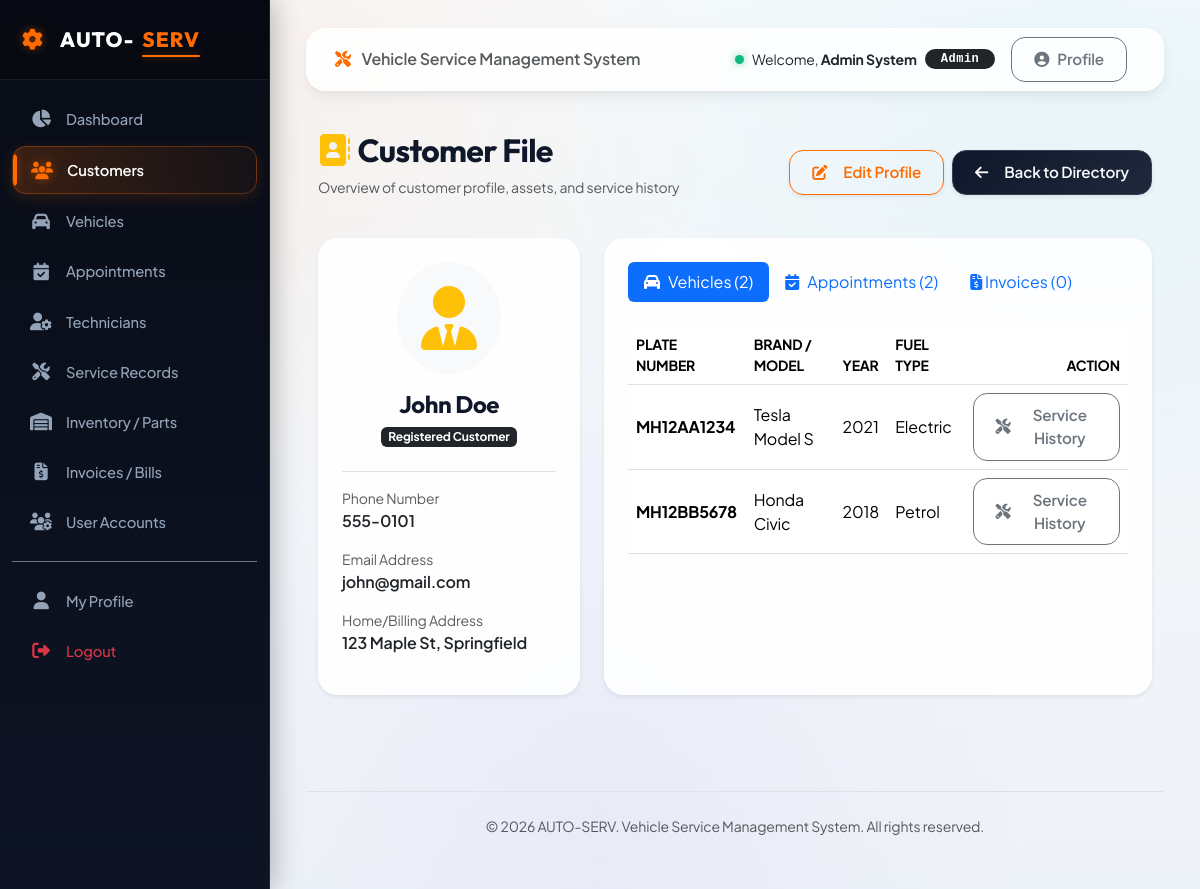
/customers/5/ (signed in), run on the app's committed database.
### accounts/models.py (models this page shows, shortened)
class User(AbstractUser):
    ROLE_CHOICES = (
        ('admin', 'Admin'),
        ('customer', 'Customer'),
        ('technician', 'Technician'),
        ('service_advisor', 'Service Advisor'),
    )
    role = models.CharField(max_length=20, choices=ROLE_CHOICES, default='customer')
    phone = models.CharField(max_length=15, blank=True, null=True)
    address = models.TextField(blank=True, null=True)

### customers/models.py (models this page shows, shortened)
class Customer(models.Model):
    user = models.OneToOneField(settings.AUTH_USER_MODEL, on_delete=models.CASCADE, null=True, blank=True, related_name='customer')
    customer_name = models.CharField(max_length=100)
    phone = models.CharField(max_length=15)
    email = models.EmailField()
    address = models.TextField()

### vehicles/models.py (models this page shows, shortened)
class Vehicle(models.Model):
    FUEL_CHOICES = (
        ('petrol', 'Petrol'),
        ('diesel', 'Diesel'),
        ('electric', 'Electric'),
        ('hybrid', 'Hybrid'),
        ('cng', 'CNG'),
    )
    customer = models.ForeignKey(Customer, on_delete=models.CASCADE, related_name='vehicles')
    vehicle_number = models.CharField(max_length=20, unique=True)
    brand = models.CharField(max_length=50)
    model = models.CharField(max_length=50)
    year = models.PositiveIntegerField()
    fuel_type = models.CharField(max_length=20, choices=FUEL_CHOICES, default='petrol')

### accounts/decorators.py (the view)
        def _wrapped_view(request, *args, **kwargs):
            if request.user.is_authenticated:
                allowed_roles = list(roles)
                if 'admin' in allowed_roles and 'service_advisor' not in allowed_roles:
                    allowed_roles.append('service_advisor')
                if request.user.role in allowed_roles or request.user.is_superuser:
                    return view_func(request, *args, **kwargs)
            raise PermissionDenied

### customers/views.py (called while the page is built)
@login_required
@role_required('admin')
def customer_detail(request, pk):
    customer = get_object_or_404(Customer, pk=pk)
    vehicles = Vehicle.objects.filter(customer=customer)
    appointments = Appointment.objects.filter(customer=customer).order_by('-appointment_date')
    invoices = Invoice.objects.filter(service_record__vehicle__customer=customer).order_by('-invoice_date')
    return render(request, 'customers/customer_detail.html', {
        'customer': customer,
        'vehicles': vehicles,
        'appointments': appointments,
        'invoices': invoices
    })

### templates/customers/customer_detail.html (shortened to what this page needs)
{% extends 'base.html' %}
{% block content %}
<div class="d-flex justify-content-between align-items-center mb-4">
    <div>
        <h2 class="fw-bold"><i class="fa-solid fa-address-book text-warning me-2"></i>Customer File</h2>
        <p class="text-muted small">Overview of customer profile, assets, and service history</p>
    </div>
    <div class="d-flex gap-2">
        <a href="{% url 'customers:customer_update' customer.pk %}" class="btn btn-outline-primary shadow-sm">
            <i class="fa-solid fa-pen-to-square me-2"></i>Edit Profile
        </a>
        <a href="{% url 'customers:customer_list' %}" class="btn btn-secondary shadow-sm">
            <i class="fa-solid fa-arrow-left me-2"></i>Back to Directory
        </a>
    </div>
</div>
<div class="row">
    <div class="col-lg-4 mb-4">
        <div class="card border-0 shadow-sm p-4 h-100">
            <div class="text-center mb-4">
                <div class="bg-light rounded-circle p-4 d-inline-flex mb-3">
                    <i class="fa-solid fa-user-tie fa-4x text-warning"></i>
                </div>
                <h4 class="fw-bold mb-1">{{ customer.customer_name }}</h4>
                <span class="badge bg-dark">Registered Customer</span>
            </div>
            <div class="border-top pt-3">
                <div class="mb-3">
                    <label class="text-muted small d-block">Phone Number</label>
                    <span class="fw-semibold">{{ customer.phone }}</span>
                </div>
                <div class="mb-3">
                    <label class="text-muted small d-block">Email Address</label>
                    <span class="fw-semibold">{{ customer.email }}</span>
                </div>
                <div class="mb-3">
                    <label class="text-muted small d-block">Home/Billing Address</label>
                    <span class="fw-semibold">{{ customer.address }}</span>
                </div>
            </div>
        </div>
    </div>
    <div class="col-lg-8 mb-4">
        <div class="card border-0 shadow-sm p-4 h-100">
            <ul class="nav nav-pills mb-4" id="pills-tab" role="tablist">
                <li class="nav-item" role="presentation">
                    <button class="nav-link active" id="pills-vehicles-tab" data-bs-toggle="pill" data-bs-target="#pills-vehicles" type="button" role="tab" aria-controls="pills-vehicles" aria-selected="true">
                        <i class="fa-solid fa-car me-2"></i>Vehicles ({{ vehicles.count }})
                    </button>
                </li>
                <li class="nav-item" role="presentation">
                    <button class="nav-link" id="pills-appointments-tab" data-bs-toggle="pill" data-bs-target="#pills-appointments" type="button" role="tab" aria-controls="pills-appointments" aria-selected="false">
                        <i class="fa-solid fa-calendar-check me-2"></i>Appointments ({{ appointments.count }})
                    </button>
                </li>
                <li class="nav-item" role="presentation">
                    <button class="nav-link" id="pills-invoices-tab" data-bs-toggle="pill" data-bs-target="#pills-invoices" type="button" role="tab" aria-controls="pills-invoices" aria-selected="false">
                        <i class="fa-solid fa-file-invoice-dollar"></i> Invoices ({{ invoices.count }})
                    </button>
                </li>
            </ul>
            <div class="tab-content" id="pills-tabContent">
                <div class="tab-pane fade show active" id="pills-vehicles" role="tabpanel" aria-labelledby="pills-vehicles-tab">
                    <div class="table-responsive">
                        <table class="table align-middle">
                            <thead>
                                <tr class="text-muted small text-uppercase">
                                    <th>Plate Number</th>
                                    <th>Brand / Model</th>
                                    <th>Year</th>
                                    <th>Fuel Type</th>
                                    <th class="text-end">Action</th>
                                </tr>
                            </thead>
                            <tbody>
                                {% for vehicle in vehicles %}
                                <tr>
                                    <td class="fw-bold">{{ vehicle.vehicle_number }}</td>
                                    <td>{{ vehicle.brand }} {{ vehicle.model }}</td>
                                    <td>{{ vehicle.year }}</td>
                                    <td class="text-capitalize">{{ vehicle.fuel_type }}</td>
                                    <td class="text-end">
                                        <a href="{% url 'vehicles:vehicle_detail' vehicle.pk %}" class="btn btn-sm btn-outline-secondary">
                                            <i class="fa-solid fa-screwdriver-wrench me-1"></i>Service History
                                        </a>
                                    </td>
                                </tr>
                                {% empty %}
                                <tr>
                                    <td colspan="5" class="text-center py-4 text-muted">No vehicles registered.</td>
                                </tr>
                                {% endfor %}
                            </tbody>
                        </table>
                    </div>
                </div>
            </div>
        </div>
    </div>
</div>
{% endblock %}

### templates/navbar.html (shortened to what this page needs)
<nav class="navbar navbar-expand-lg main-navbar py-2 px-3 mb-3 no-print">
    <div class="container-fluid">
        {% if not user.is_authenticated %}
        <a class="navbar-brand text-dark fw-bold d-flex align-items-center" href="/">
            <i class="fa-solid fa-gear me-2 brand-gear fs-4"></i>AUTO-<span style="color:var(--primary-color);">SERV</span>
        </a>
        {% else %}
        <span class="navbar-brand text-muted fs-6 d-none d-md-inline fw-semibold">
            <i class="fa-solid fa-screwdriver-wrench me-2" style="color:var(--primary-color);"></i> Vehicle Service Management System
        </span>
        {% endif %}
        <div class="ms-auto d-flex align-items-center">
            {% if user.is_authenticated %}
            <div class="text-dark me-3 d-none d-sm-flex align-items-center">
                <span class="status-dot dot-active me-2"></span>
                <span class="small me-2">Welcome, <strong class="text-dark">{{ user.first_name|default:user.username }} {{ user.last_name }}</strong></span>
                <span class="badge bg-dark rounded-pill px-3 py-1 font-monospace" style="letter-spacing: 0.5px;">{{ user.get_role_display }}</span>
            </div>
            <a href="{% url 'accounts:profile' %}" class="btn btn-sm btn-outline-secondary me-2">
                <i class="fa-solid fa-user-circle"></i> Profile
            </a>
            {% endif %}
        </div>
    </div>
</nav>

### static/css/style.css (style rules this page uses)
:root { --primary-color: #ff6b00; --primary-hover: #ea580c; --primary-dark: #c2410c; --primary-light: #fff7ed; --primary-glow: rgba(255, 107, 0, 0.45); --secondary-color: #0b0f19; --sidebar-bg: #090d16; --sidebar-hover: #161f33; --sidebar-active: #1e293b; --sidebar-border: rgba(255, 255, 255, 0.08); --cyan-accent: #06b6d4; --cyan-glow: rgba(6, 182, 212, 0.4); --purple-accent: #8b5cf6; --emerald-accent: #10b981; --amber-accent: #f59e0b; --danger-accent: #ef4444; --bg-base: #f1f5f9; --bg-surface: #ffffff; --card-bg: #ffffff; --card-hover-bg: #ffffff; --card-border: rgba(226, 232, 240, 0.85); --text-primary: #0f172a; --text-secondary: #475569; --text-muted: #64748b; --text-light: #f8fafc; --radius-sm: 8px; --radius-md: 14px; --radius-lg: 20px; --radius-xl: 26px; --radius-full: 9999px; --transition-fast: all 0.2s cubic-bezier(0.4, 0, 0.2, 1); --transition: all 0.35s cubic-bezier(0.16, 1, 0.3, 1); --transition-bounce: all 0.45s cubic-bezier(0.34, 1.56, 0.64, 1); --shadow-sm: 0 2px 4px rgba(15, 23, 42, 0.04), 0 1px 2px rgba(15, 23, 42, 0.06); --shadow-md: 0 6px 16px -2px rgba(15, 23, 42, 0.08), 0 3px 6px -2px rgba(15, 23, 42, 0.04); --shadow-lg: 0 18px 30px -4px rgba(15, 23, 42, 0.1), 0 8px 12px -4px rgba(15, 23, 42, 0.06); --shadow-xl: 0 25px 50px -12px rgba(15, 23, 42, 0.2); --shadow-glow: 0 0 25px var(--primary-glow); --shadow-cyan-glow: 0 0 25px var(--cyan-glow); }
* { box-sizing: border-box; }
body { font-family: 'Plus Jakarta Sans', sans-serif; background-color: var(--bg-base); background-image: radial-gradient(at 10% 10%, rgba(255, 107, 0, 0.07) 0px, transparent 40%), radial-gradient(at 90% 15%, rgba(6, 182, 212, 0.06) 0px, transparent 40%), radial-gradient(at 50% 90%, rgba(139, 92, 246, 0.05) 0px, transparent 50%), linear-gradient(180deg, #f8fafc 0%, #edf2f7 100%); background-attachment: fixed; color: var(--text-primary); min-height: 100vh; overflow-x: hidden; letter-spacing: -0.01em; }
h1, h2, h3, h4, h5, h6, .brand-title, .nav-brand { font-family: 'Outfit', sans-serif; font-weight: 700; letter-spacing: -0.02em; color: var(--text-primary); }
.main-navbar { background: rgba(255, 255, 255, 0.85); backdrop-filter: blur(14px); -webkit-backdrop-filter: blur(14px); border: 1px solid rgba(255, 255, 255, 0.6); border-radius: var(--radius-lg) !important; box-shadow: var(--shadow-md); transition: var(--transition); }
.card { border-radius: var(--radius-lg); border: 1px solid var(--card-border); background: rgba(255, 255, 255, 0.9); backdrop-filter: blur(10px); transition: var(--transition); }
.btn { border-radius: var(--radius-md); padding: 10px 22px; font-weight: 600; font-size: 0.95rem; display: inline-flex; align-items: center; justify-content: center; gap: 8px; letter-spacing: -0.01em; transition: var(--transition-bounce); position: relative; overflow: hidden; }
.btn-secondary { background: linear-gradient(135deg, #0f172a 0%, #1e293b 100%); border: 1px solid #334155; color: #f8fafc; box-shadow: 0 4px 14px rgba(15, 23, 42, 0.25); }
.btn-outline-primary { color: var(--primary-color); border: 1.5px solid var(--primary-color); background: transparent; }
.status-dot { display: inline-block; width: 9px; height: 9px; border-radius: 50%; margin-right: 6px; }
.dot-active { background-color: var(--emerald-accent); box-shadow: 0 0 8px rgba(16, 185, 129, 0.6); }

### data on the page
User: first_name "Admin", last_name "System", role "Admin"
Customer: customer_name "John Doe", phone "555-0101", email "john@gmail.com", address "123 Maple St, Springfield"
Vehicle: vehicle_number "MH12AA1234", brand "Tesla", model "Model S", year "2021", fuel_type "Electric"
Vehicle: vehicle_number "MH12BB5678", brand "Honda", model "Civic", year "2018", fuel_type "Petrol"

### other printed values
{{ vehicles.count }} "2"
{{ appointments.count }} "2"
{{ invoices.count }} "0"
